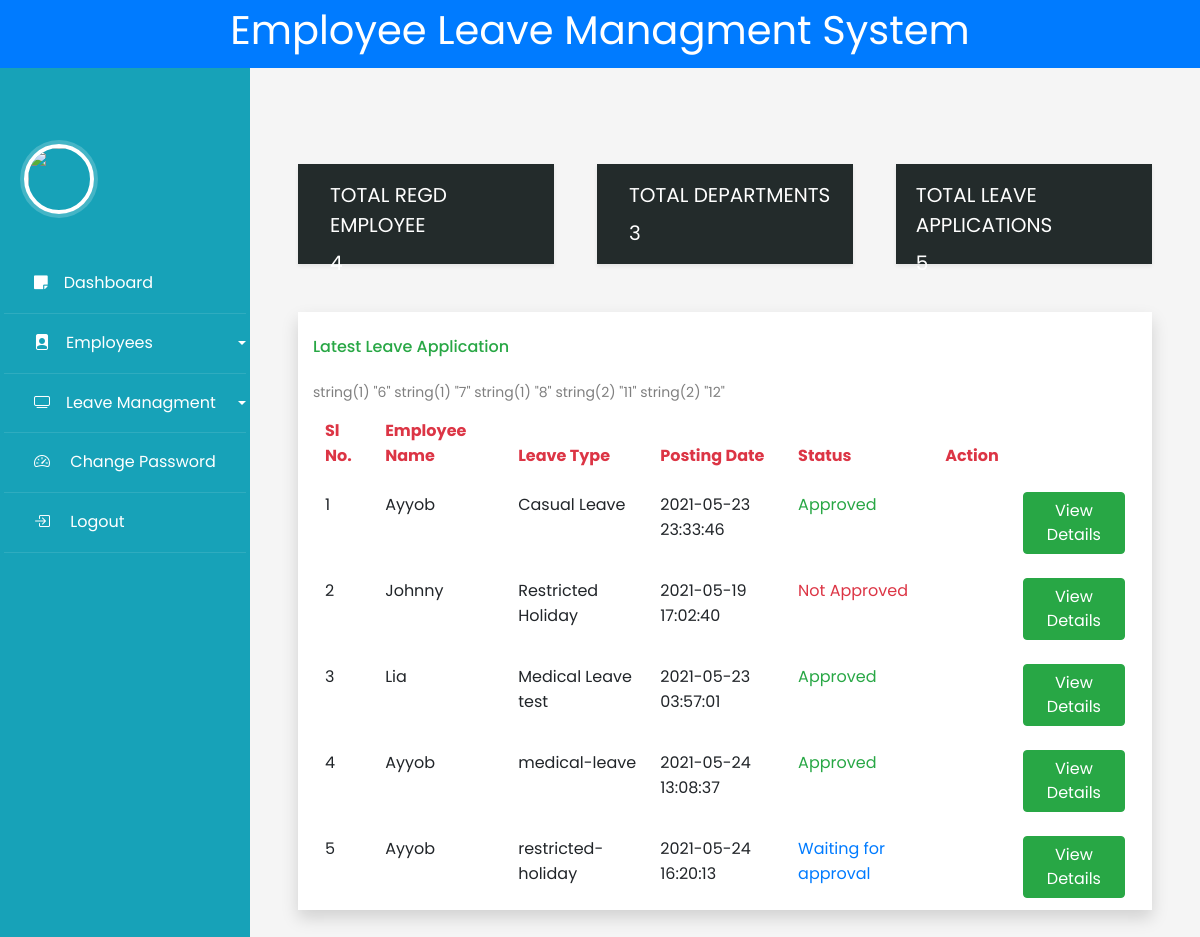
Screenshot of /admin/dashboard.php with the database file from the repository.
### tables this page shows
CREATE TABLE `leaves` (
  `id` int(11) NOT NULL,
  `fromDate` date NOT NULL,
  `toDate` date NOT NULL,
  `description` varchar(255) NOT NULL,
  `postDate` timestamp NOT NULL DEFAULT current_timestamp() ON UPDATE current_timestamp(),
  `status` varchar(50) NOT NULL DEFAULT 'Waiting for approval',
  `type` varchar(30) NOT NULL,
  `emp_id` int(11) DEFAULT NULL,
  `CreationDate` timestamp NULL DEFAULT current_timestamp()
);

CREATE TABLE `empusers` (
  `id` int(11) NOT NULL,
  `username` varchar(15) NOT NULL,
  `password` varchar(15) NOT NULL,
  `fname` varchar(15) NOT NULL,
  `lname` varchar(15) NOT NULL,
  `gender` varchar(15) NOT NULL,
  `DOB` date NOT NULL,
  `email` varchar(50) NOT NULL,
  `mobileno` varchar(20) NOT NULL,
  `section` varchar(30) NOT NULL,
  `city` varchar(20) NOT NULL,
  `country` varchar(20) NOT NULL,
  `reg_date` varchar(255) NOT NULL
);

### admin/controller/database.php (called while the page is built, shortened)
<?php
$host = "localhost";
$username = "root";
$password = "";
$database = "vacations";
$_DB = new mysqli($host, $username, $password, $database);
function leave()
{
    global $_DB;
    $sql = "SELECT a.id, a.type, a.postDate, a.status, b.username ,b.fname FROM `leaves` a
    LEFT JOIN `empusers` b ON a.emp_id = b.id
    LIMIT 5;";
    $result = $_DB->query($sql);
    $leaves = [];
    if ($result->num_rows > 0) {
        while ($row = $result->fetch_assoc()) {
            $leaves[] = $row;
        }
    }
    return $leaves;
}

### admin/dashboard.php (the view, shortened to what this page needs)
<?php
include_once 'controller/database.php';
?>
<!doctype html>
<html lang="en">
<head>
  <link rel="stylesheet" href="https://stackpath.bootstrapcdn.com/font-awesome/4.7.0/css/font-awesome.min.css">
  <link rel="stylesheet" href="css/style.css">
  <link rel="stylesheet" href="https://cdn.jsdelivr.net/npm/bootstrap-icons@1.3.0/font/bootstrap-icons.css">
  <link rel="stylesheet" href="css/dashboard-style.css">
</head>
<body>
  <div class="d-flex justify-content-center bg-primary ">
    <h1 style="color:white">Employee Leave Managment System</h1>
  </div>
  <div class="wrapper d-flex align-items-stretch">
    <nav id="sidebar" class="bg-info">
      <header class="avatar bg-info mt-5" style="padding-right:140px">
        <img src="https://www.w3schools.com/howto/img_avatar.png" />
      </header>
      <div class="p-1 ">
        <ul class="list-unstyled components mb-5">
          <li class="active">
            <a href="dashboard.php"><span class=" fa fa-sticky-note mr-3"></span>Dashboard</a>
          </li>
          <li class="active">
            <a href="#pageSubmenu" data-toggle="collapse" aria-expanded="false" class="dropdown-toggle"><span class="bi bi-file-person-fill mr-3"></span>Employees</a>
          </li>
          <li class="active">
            <a href="#managmentmenu" data-toggle="collapse" aria-expanded="false" class="dropdown-toggle"><span class="bi bi-tv mr-3"></span>Leave Managment</a>
          </li>
          <li class="active">
            <a href="controller/changepassword.php"><span class="bi bi-speedometer2 mr-3"></span> Change Password</a>
          </li>
          <li class="active">
            <a href="controller/logout.php"><span class="bi bi-box-arrow-in-right mr-3"></span> Logout</a>
          </li>
        </ul>
      </div>
    </nav>
    <div id="content" class="p-4 p-md-5">
      <nav class="d-flex justify-content-between">
        <div class="divs shadow-sm  mt-5">
          <div class="d-block p-3 ml-3">
            <h5 style="color:white">TOTAL REGD EMPLOYEE</h5>
            <h5 style="color:white">
              <?php
              $sql = "SELECT count(id) FROM empusers;";
              $result = $_DB->query($sql);
              if ($result->num_rows > 0) {
                $row = $result->fetch_array();
                $count = $row[0];
                echo $count;
              }
              ?>
            </h5>
          </div>
        </div>
        <div class="divs shadow-sm  mt-5">
          <div class="d-block p-3 ml-3">
            <h5 style="color:white">TOTAL DEPARTMENTS</h5>
            <h5 style="color:white">
              3
            </h5>
          </div>
        </div>
        <div class="divs shadow-sm  mt-5">
          <div class="d-block p-3 ml-1">
            <h5 style="color:white">TOTAL LEAVE APPLICATIONS</h5>
            <h5 style="color:white">
              <?php
              $sql = "SELECT count(id) FROM leaves;";
              $result = $_DB->query($sql);
              if ($result->num_rows > 0) {
                $row = $result->fetch_array();
                $count = $row[0];
                echo $count;
              }
              ?>
            </h5>
          </div>
        </div>
      </nav>
      <div class="container table-div mt-5 shadow">
        <br>
        <h6 class="text-success pb-3">Latest Leave Application</h6>
        <table class="table table-borderless">
          <thead>
            <tr class="text-danger">
              <th scope="col">Sl No.</th>
              <th scope="col">Employee Name</th>
              <th scope="col">Leave Type</th>
              <th scope="col">Posting Date</th>
              <th scope="col">Status</th>
              <th scope="">Action</th>
              <th scope="col-sm-2"></th>
            </tr>
          </thead>
          <tbody>
            <?php
            $leaves = leave();
            $inc = 1;
            foreach ($leaves as $leave) {
              $status = $leave['status'];
              $class = "";
              if ($status == 'Approved') {
                $class = "text-success";
              } else if ($status == 'Not Approved') {
                $class = "text-danger";
              } else {
                $class = "text-primary";
              }
              $html = '<tr>';
              $html .= "<td>$inc</td>";
              $html .= "<td>{$leave['fname']}</td>";
              $html .= "<td>{$leave['type']}</td>";
              $html .= "<td>{$leave['postDate']}</td>";
              $html .= "<td class='{$class}'>{$status}</td>";
              $html .= '<td></td>';
              $html .= '<td><a href="viewdetails.php?id=' . $leave['id'] . '"><button type="button" class="btn btn-success">View Details</button></a></td>';
              $html .= "</tr>";
              echo $html;
              var_dump($leave["id"]);
              $inc++;
            }
            ?>
          </tbody>
        </table>
      </div>
    </div>
  </div>
</body>
</html>

### admin/css/dashboard-style.css (style rules this page uses)
body { background-color: whitesmoke; }
.avatar { background: rgba(0, 0, 0, 0.1); padding: 2em 0.5em; text-align: center; }
img { width: 70px; border-radius: 50%; overflow: hidden; border: 4px solid; box-shadow: 0 0 0 4px rgba(255, 255, 255, 0.2); }
.divs { width: 30%; height: 100px; background-color: #232b2b; }
.table-div { background-color: white; }

### rows the page displays
leaves: emp.fname "Ayyob", type "Casual Leave", postDate "2021-05-23 23:33:46", status "Approved"
leaves: emp.fname "Johnny", type "Restricted Holiday", postDate "2021-05-19 17:02:40", status "Not Approved"
leaves: emp.fname "Lia", type "Medical Leave test", postDate "2021-05-23 03:57:01", status "Approved"
leaves: emp.fname "Ayyob", type "medical-leave", postDate "2021-05-24 13:08:37", status "Approved"
leaves: emp.fname "Ayyob", type "restricted-holiday", postDate "2021-05-24 16:20:13", status "Waiting for approval"

### other values shown
$count "4"
$count "5"
